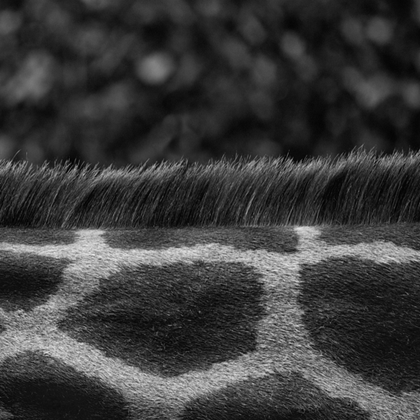
%> input picture clases/Cap08_Segmentacion/matlab/jirafa.png, 420 x 420 px, shrunk from 512 x 512 before the run
$ octave IMG08_EdgesLoGvsCanny.m   (GNU Octave 9; MATLAB toolbox functions it lacks are replaced by stand-ins)
%> lines starting %> are read from the running program, lines starting %| are printed output that depends on the picture
% Example:
%
% Edge detection using LoG and Canny
%
% Computer Vision Course
% (c) Domingo Mery (2014) - http://dmery.ing.puc.cl

%I = double(imread('zebra.bmp'));
I = double(imread('jirafa.png'));
%> I: size 420x420 double; min 0, max 238, mean 59.7; mean of the top-left, top-right, bottom-left and bottom-right quarters 46.5, 38.4, 79.2, 74.5
figure(1)
imshow(I,[])
[N,M] = size(I);
%> N = 420; M = 420
n = 2;
X = I(1:n:N,1:n:M);
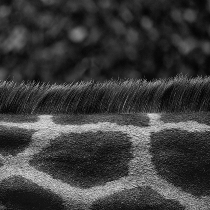
%> X: size 210x210 double; min 0, max 229, mean 59.7
t = [0.0001 0.001  0.001 0.01];
nt = length(t);
s = [1 2 4 8];
ns = length(s);
k = 0;
Etl = [];
Etc = [];
for i = 1:nt
    Eli = [];
    Eci = [];
    for j = 1:ns
        k = k + 1;
        El = edge(X,'log',t(i),s(j));
        Eli = [Eli El];
        Ec = edge(X,'canny',t(i),s(j));
        Eci = [Eci Ec];
    end
    Etc = [Etc; Eci];
    Etl = [Etl; Eli];
end
%> this loop made 4 passes
%> pass 1, `Etc = [Etc; Eci];`:
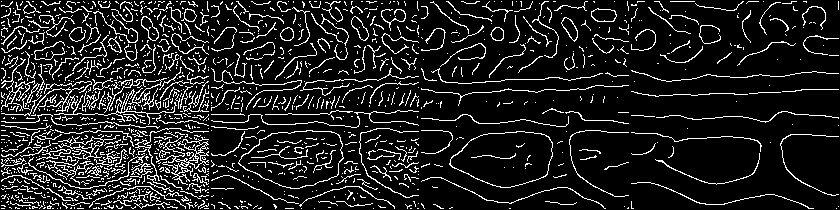
%> Etc: size 210x840 double; values 0 (black) and 1 (white), 12.4% white in thin lines or dots
%> pass 1, `Etl = [Etl; Eli];`:
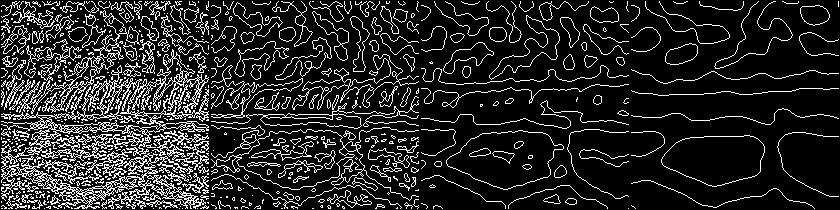
%> Etl: size 210x840 double; values 0 (black) and 1 (white), 15.3% white in thin lines or dots
%> pass 2, `Etc = [Etc; Eci];`:
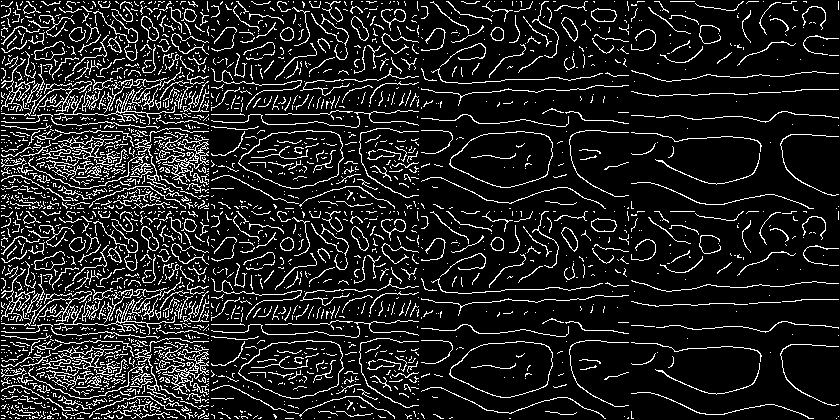
%> Etc: size 420x840 double; values 0 (black) and 1 (white), 12.4% white in thin lines or dots
%> pass 2, `Etl = [Etl; Eli];`:
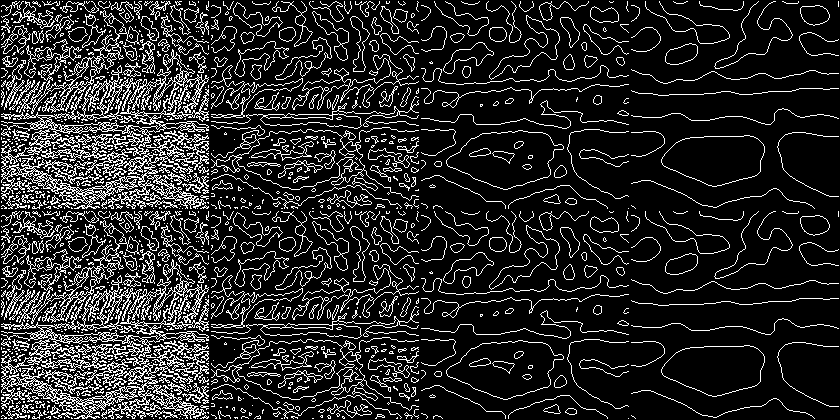
%> Etl: size 420x840 double; values 0 (black) and 1 (white), 15.3% white in thin lines or dots
%> after the loop:
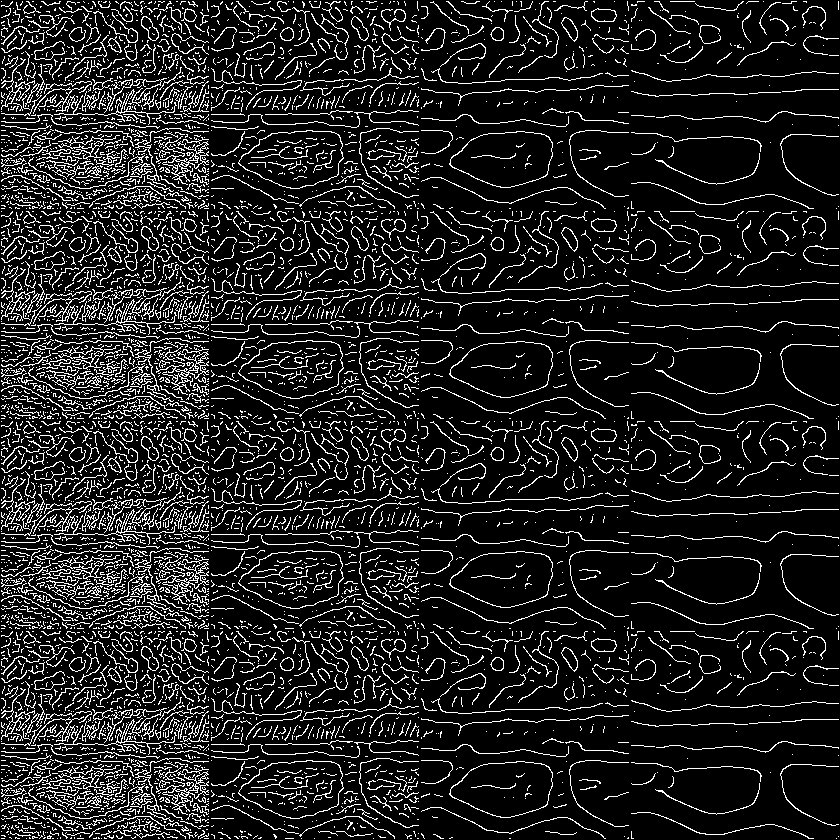
%> Etc: size 840x840 double; values 0 (black) and 1 (white), 12.4% white in thin lines or dots
%> after the loop:
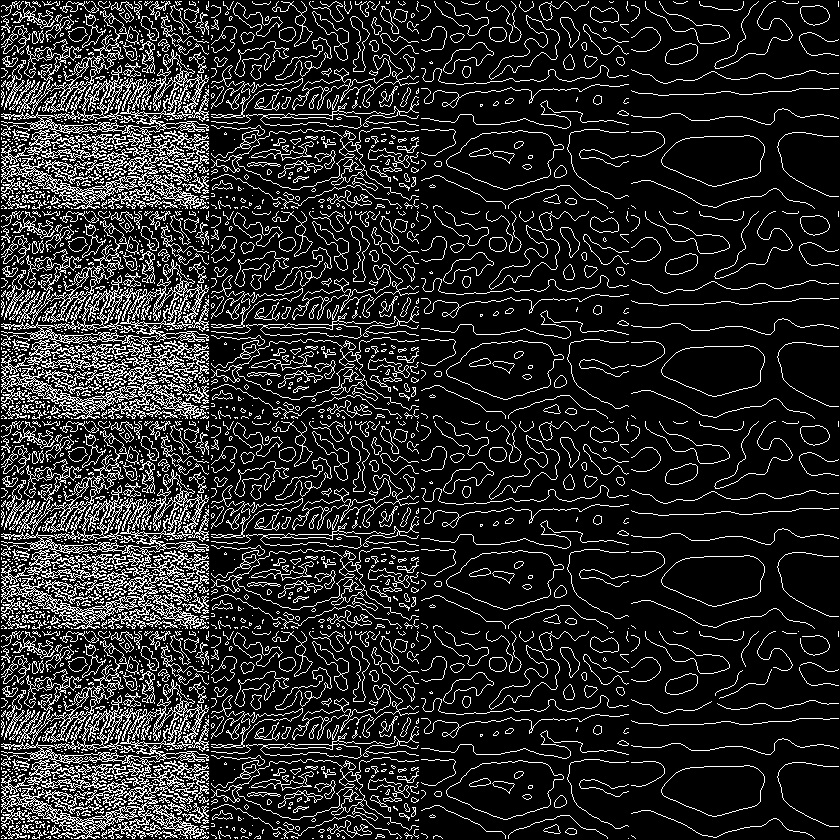
%> Etl: size 840x840 double; values 0 (black) and 1 (white), 15.3% white in thin lines or dots
%> after the loop, k = 16
figure(2)
imshow(Etl)
title('log')

figure(3)
imshow(Etc)
title('canny')

$ run again, with clases/Cap08_Segmentacion/matlab/N0005_0009.png copied over clases/Cap08_Segmentacion/matlab/jirafa.png
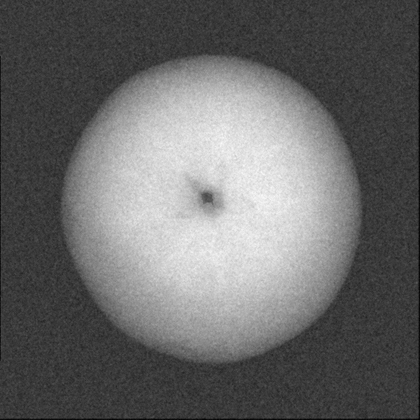
%> input picture clases/Cap08_Segmentacion/matlab/N0005_0009.png, 420 x 420 px, shrunk from 600 x 600 before the run
%> the loop `for i = 1:nt` made 4 passes
%> pass 1, `Etc = [Etc; Eci];`:
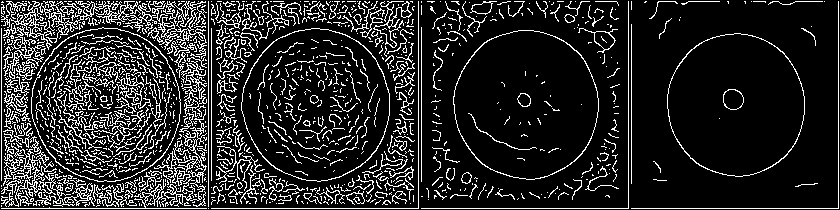
%> Etc: size 210x840 double; values 0 (black) and 1 (white), 15.2% white in thin lines or dots
%> after the loop `for i = 1:nt`:
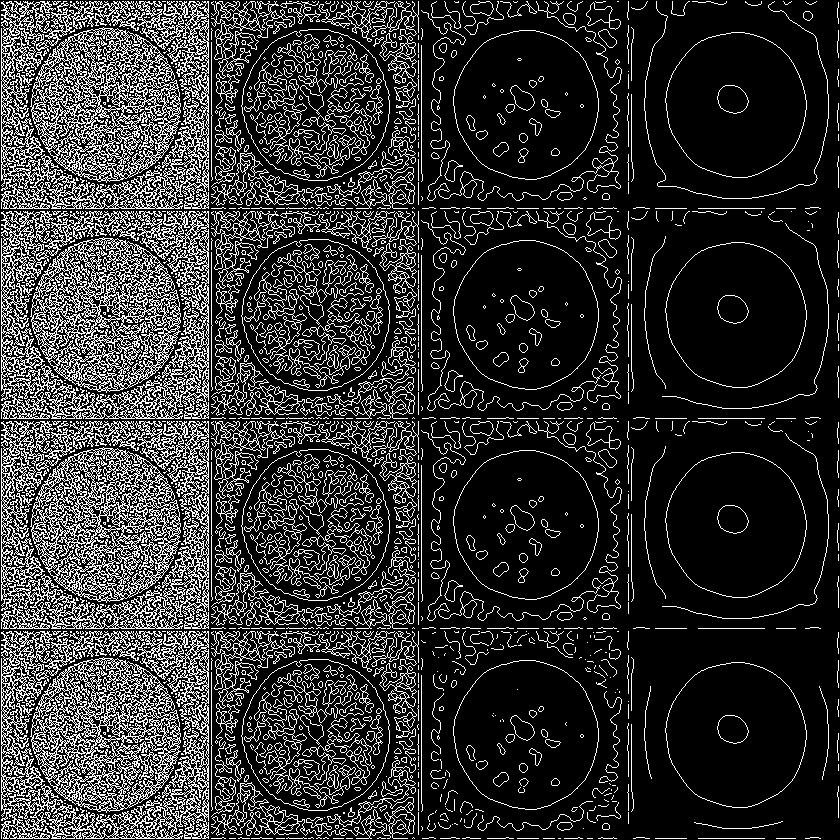
%> Etl: size 840x840 double; values 0 (black) and 1 (white), 19% white in thin lines or dots
%> after the loop `for i = 1:nt`: k = 16
